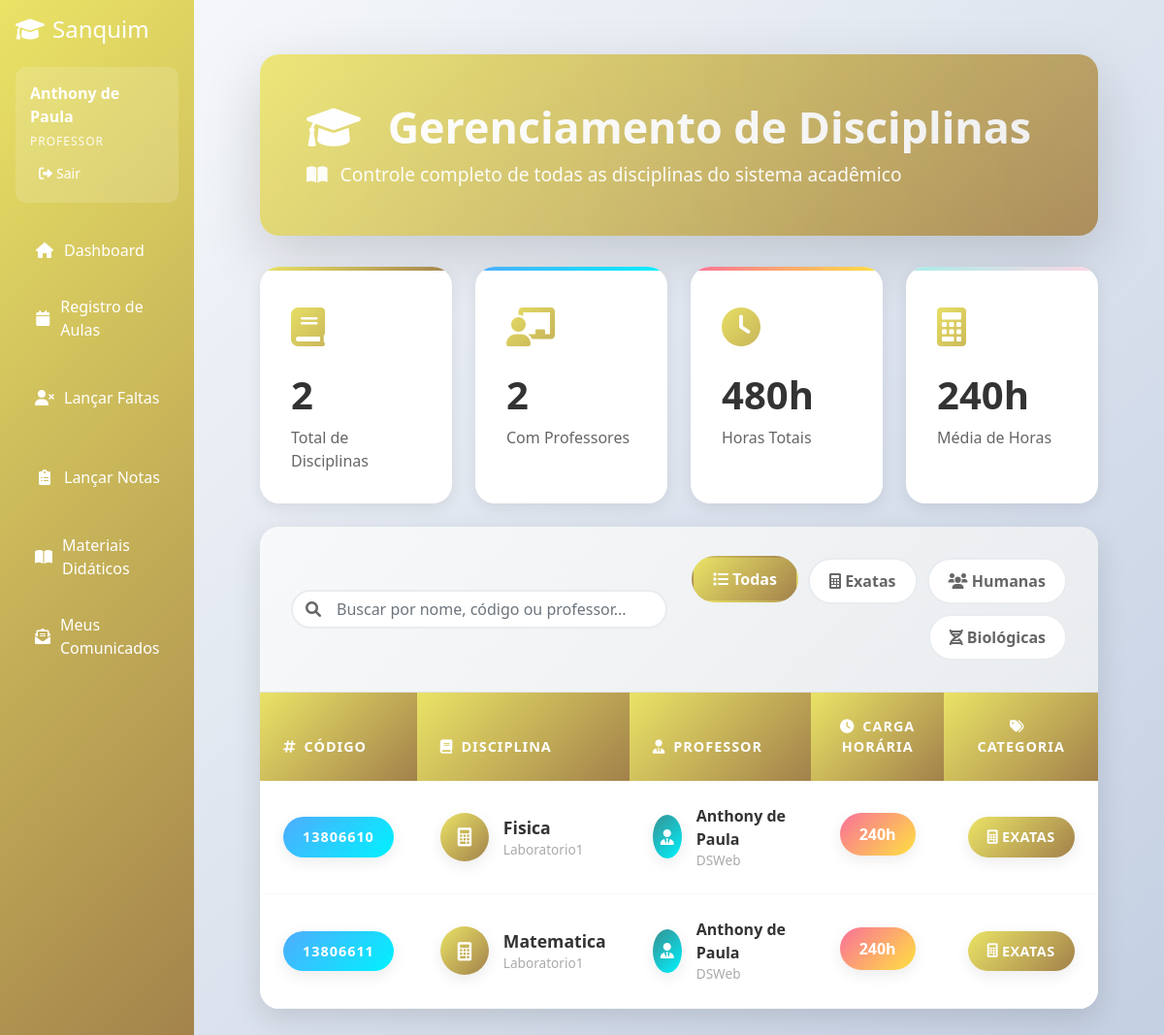
/disciplinas (signed in), run on an earlier commit of the app's database.
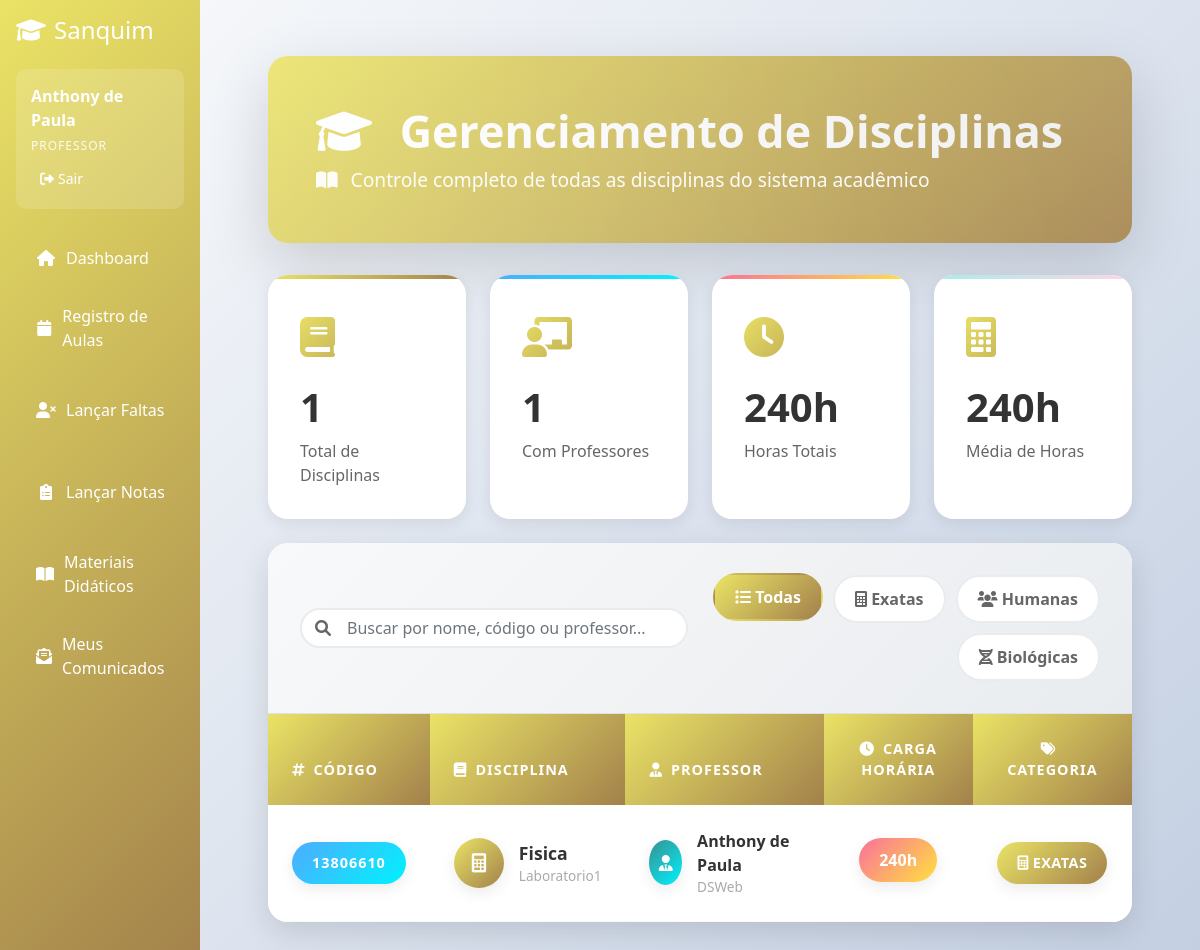
And on a later commit of the database.
### app.py (models this page shows, shortened)
class Disciplina(db.Model):
    __tablename__ = 'disciplina'
    id = db.Column(db.Integer, primary_key=True)
    nome = db.Column(db.String(100), nullable=False)
    codigo = db.Column(db.String(20), unique=True, nullable=False)
    carga_horaria = db.Column(db.Integer)
    descricao = db.Column(db.Text)
    categoria = db.Column(db.String(50), default='geral') # ex: exatas, humanas, biologicas, geral
    professor_id = db.Column(db.Integer, db.ForeignKey('professor.id'))
    turma_id = db.Column(db.Integer, db.ForeignKey('turma.id'))
    professor = db.relationship('Professor', backref='minhas_disciplinas')
    turma = db.relationship('Turma', backref='disciplinas_vinculadas')
    notas = db.relationship('Nota', back_populates='disciplina', cascade="all, delete-orphan")
    faltas = db.relationship('Falta', back_populates='disciplina_rel', cascade="all, delete-orphan")

class Turma(db.Model):
    __tablename__ = 'turma'
    id = db.Column(db.Integer, primary_key=True)
    nome = db.Column(db.String(50), nullable=False)
    curso_id = db.Column(db.Integer, db.ForeignKey('curso.id'), nullable=False)
    local = db.Column(db.String(100))
    periodo = db.Column(db.String(20))  # Matutino, Vespertino, Noturno
    ano = db.Column(db.Integer, nullable=False)
    semestre = db.Column(db.Integer, nullable=False)  # 1 ou 2
    status = db.Column(db.Integer, default=1)  # 1-Ativo, 0-Inativo
    curso = db.relationship('Curso', backref='turmas_vinculadas')
    alunos = db.relationship('Aluno', backref='turma_atual')
    disciplinas = db.relationship('Disciplina', backref='turma_associada')

class Professor(db.Model):
    __tablename__ = 'professor'
    id = db.Column(db.Integer, primary_key=True)
    nome = db.Column(db.String(100), nullable=False)
    cpf = db.Column(db.String(14), nullable=False, unique=True)
    rg = db.Column(db.String(20))
    endereco = db.Column(db.String(255))
    bairro = db.Column(db.String(100))
    cidade = db.Column(db.String(100))
    email = db.Column(db.String(120), unique=True, nullable=False)
    telefone = db.Column(db.String(20))
    status = db.Column(db.Integer, default=1)
    senha_hash = db.Column(db.String(255), nullable=True)  # Novo campo
    especialidade = db.Column(db.String(100))
    ativo = db.Column(db.Boolean, default=True)  # Novo campo
    disciplinas_ministradas = db.relationship('Disciplina', back_populates='professor', lazy=True)

### app.py (the view)
@app.route('/disciplinas')
@login_required
def listar_disciplinas():
    if session.get('user_tipo') == 'professor':
        professor_id = session.get('user_id')
        disciplinas = Disciplina.query.filter_by(professor_id=professor_id).all()
    else: # Admin e Secretaria veem todas
        disciplinas = Disciplina.query.all()
    total_disciplinas = len(disciplinas)
    if total_disciplinas > 0:
        disciplinas_com_professor = sum(1 for d in disciplinas if d.professor_id)
        total_horas = sum(d.carga_horaria or 0 for d in disciplinas)
        media_horas = round(total_horas / total_disciplinas)
    else:
        disciplinas_com_professor = 0
        total_horas = 0
        media_horas = 0
    return render_template(
        'disciplinas/listar.html',
        disciplinas=disciplinas,
        total_disciplinas=total_disciplinas,
        disciplinas_com_professor=disciplinas_com_professor,
        total_horas=total_horas,
        media_horas=media_horas
    )

### app.py (called while the page is built)
def login_required(f):
    @wraps(f)
    def decorated_function(*args, **kwargs):
        if 'user_id' not in session:
            return redirect(url_for('login'))
        return f(*args, **kwargs)
    return decorated_function

### templates/disciplinas/listar.html (shortened to what the changed rows need)
{% extends "base.html" %}
{% block content %}
<div class="main-container">
    <div class="header-section">
        <div class="header-content d-flex justify-content-between align-items-center flex-wrap">
            <div class="mb-3 mb-md-0">
                <h1 class="page-title mb-2">
                    <i class="fas fa-graduation-cap me-3"></i>
                    Gerenciamento de Disciplinas
                </h1>
            </div>
        </div>
    </div>
    <div class="stats-container mb-4">
        <div class="row g-4">
            <div class="col-md-3">
                <div class="stat-card stat-primary">
                    <div class="stat-content">
                        <h3>{{ total_disciplinas }}</h3>
                        <p>Total de Disciplinas</p>
                    </div>
                </div>
            </div>
            <div class="col-md-3">
                <div class="stat-card stat-success">
                    <div class="stat-content">
                        <h3>{{ disciplinas_com_professor }}</h3>
                        <p>Com Professores</p>
                    </div>
                </div>
            </div>
            <div class="col-md-3">
                <div class="stat-card stat-warning">
                    <div class="stat-content">
                        <h3>{{ total_horas }}h</h3>
                        <p>Horas Totais</p>
                    </div>
                </div>
            </div>
        </div>
    </div>
    <div class="main-card">
        {% if disciplinas %}
        <div class="table-container">
            <div class="table-responsive">
                <table class="table custom-table" id="disciplinasTable">
                    <thead>
                        <tr>
                            <th><i class="fas fa-hashtag me-2"></i>Código</th>
                            <th><i class="fas fa-book me-2"></i>Disciplina</th>
                            <th><i class="fas fa-user-tie me-2"></i>Professor</th>
                            <th class="text-center"><i class="fas fa-clock me-2"></i>Carga Horária</th>
                            <th class="text-center"><i class="fas fa-tags me-2"></i>Categoria</th>
                        </tr>
                    </thead>
                    <tbody>
                        {% for disciplina in disciplinas %}
                        <tr data-category="{{ disciplina.categoria }}">
                            <td>
                                <div class="codigo-container">
                                    <span class="subject-code">{{ disciplina.codigo }}</span>
                                </div>
                            </td>
                            <td>
                                <div class="disciplina-info">
                                    <div class="disciplina-avatar">
                                        {% if disciplina.categoria == 'exatas' %}<i class="fas fa-calculator"></i>
                                        {% elif disciplina.categoria == 'humanas' %}<i class="fas fa-landmark"></i>
                                        {% elif disciplina.categoria == 'biologicas' %}<i class="fas fa-dna"></i>
                                        {% else %}<i class="fas fa-book"></i>{% endif %}
                                    </div>
                                    <div>
                                        <span class="subject-name">{{ disciplina.nome }}</span>
                                        <small class="d-block text-muted-light">{{ disciplina.turma.nome if disciplina.turma else 'Sem turma' }}</small>
                                    </div>
                                </div>
                            </td>
                            <td>
                                <div class="professor-info">
                                    <div class="professor-avatar">
                                        <i class="fas fa-user-tie"></i>
                                    </div>
                                    <div>
                                        {% if disciplina.professor %}
                                        <span class="professor-name">{{ disciplina.professor.nome }}</span>
                                        <small class="d-block text-muted-light">{{ disciplina.professor.especialidade or 'Especialista' }}</small>
                                        {% else %}
                                        <span class="professor-name text-muted">Não atribuído</span>
                                        {% endif %}
                                    </div>
                                </div>
                            </td>
                            <td class="text-center">
                                <div class="workload-container">
                                    <span class="workload">{{ disciplina.carga_horaria or 0 }}h</span>
                                </div>
                            </td>
                            <td class="text-center">
                                <span class="category-badge category-{{ disciplina.categoria }}">
                                    {% if disciplina.categoria == 'exatas' %}<i class="fas fa-calculator me-1"></i>
                                    {% elif disciplina.categoria == 'humanas' %}<i class="fas fa-users me-1"></i>
                                    {% elif disciplina.categoria == 'biologicas' %}<i class="fas fa-dna me-1"></i>
                                    {% else %}<i class="fas fa-tag me-1"></i>{% endif %}
                                    {{ disciplina.categoria|capitalize }}
                                </span>
                            </td>
                        </tr>
                        {% endfor %}
                    </tbody>
                </table>
            </div>
        </div>
        {% endif %}
    </div>
</div>
{% endblock %}

What changed in the data, as far as the page shows it:
removed Disciplina: codigo "13806611", nome "Matematica", turma "Laboratorio1", professor.nome "Anthony de Paula", professor "DSWeb", carga_horaria "240", categoria "EXATAS"
Also different on the page:
{{ total_disciplinas }}: "2" → "1"
{{ disciplinas_com_professor }}: "2" → "1"
{{ total_horas }}: "480" → "240"
